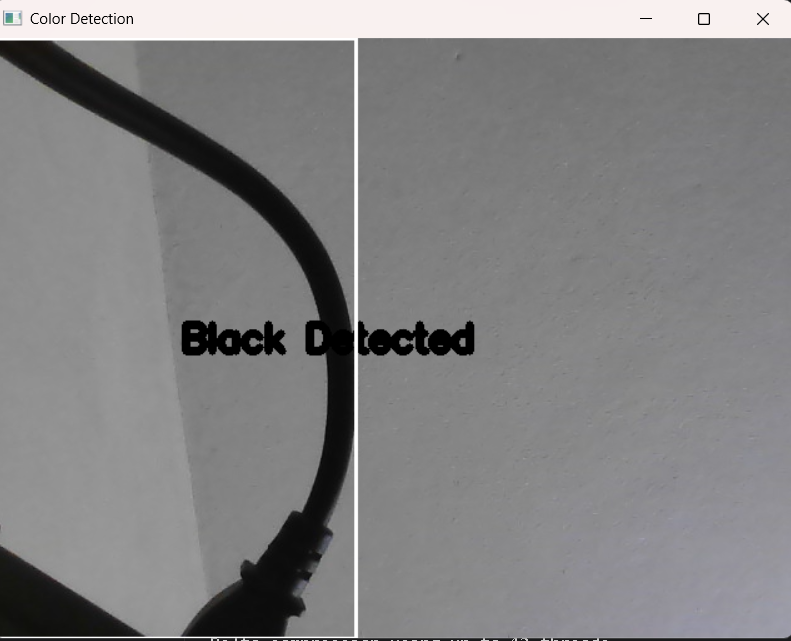
#> input picture black.png, 791 x 641 px, given in place of the camera
$ python app.py
#> lines starting #> are read from the running program, lines starting #| are printed output that depends on the picture; after the words box and inside, x2 and y2 are one past the last pixel; in counts of white or black regions, pixels touching at a corner belong together
import cv2
import numpy as np

cam = cv2.VideoCapture(0)

while cam.isOpened():
    ret, frame = cam.read()
#> frame is the input picture: shape (641, 791, 3); mean B, G, R 130.7, 130, 130.5
    if not ret:
        break

    hsv = cv2.cvtColor(frame, cv2.COLOR_BGR2HSV)
#> hsv: shape (641, 791, 3); mean H, S, V 28, 2.9, 131.3

    # 🔴 RED
    lower_red1 = np.array([0,120,70])
    upper_red1 = np.array([10,255,255])
    lower_red2 = np.array([170,120,70])
    upper_red2 = np.array([179,255,255])

    mask_r1 = cv2.inRange(hsv, lower_red1, upper_red1)
#> mask_r1: shape (641, 791); every value is 0
    mask_r2 = cv2.inRange(hsv, lower_red2, upper_red2)
    mask_red = mask_r1 | mask_r2

    # ⚫ BLACK
    lower_black = np.array([0,0,0])
    upper_black = np.array([179,50,50])
    mask_black = cv2.inRange(hsv, lower_black, upper_black)
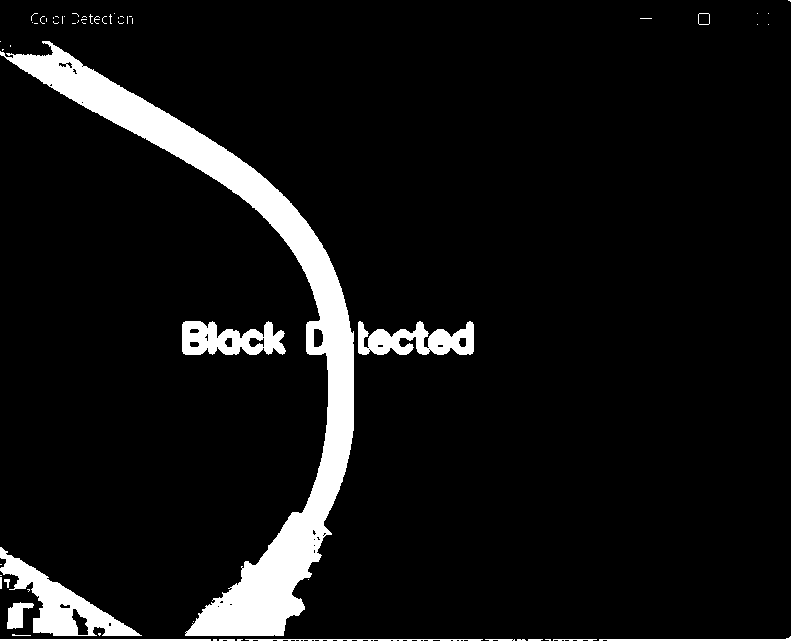
#> mask_black: shape (641, 791); 7.6% white; 62 white regions (46 under 20 px), largest, box (x1, y1, x2, y2) and area: (0, 41, 354, 636) 27478, (0, 547, 142, 636) 3923, (358, 321, 474, 355) 2460

    # ⚪ WHITE
    lower_white = np.array([0,0,200])
    upper_white = np.array([179,50,255])
    mask_white = cv2.inRange(hsv, lower_white, upper_white)
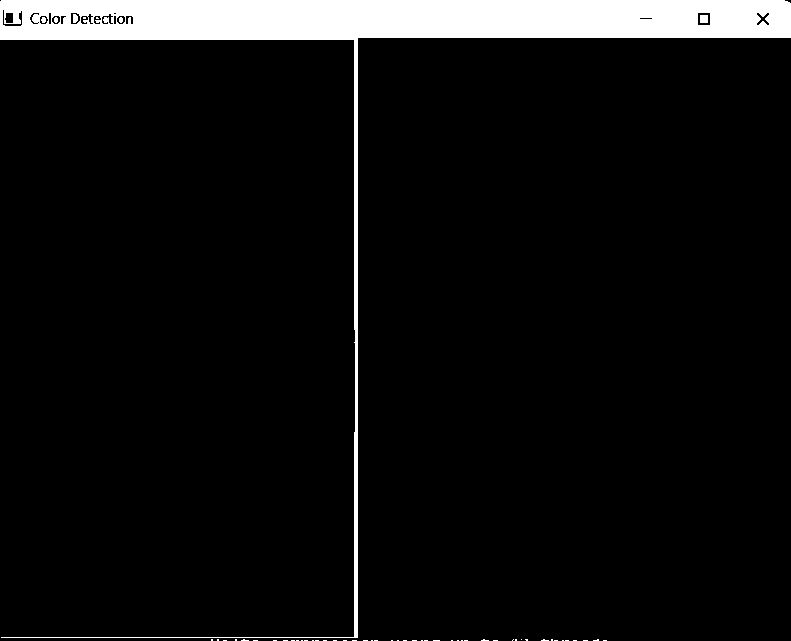
#> mask_white: shape (641, 791); 6.5% white; 55 white regions (49 under 20 px), largest, box (x1, y1, x2, y2) and area: (0, 0, 791, 638) 32521, (700, 15, 708, 23) 64, (73, 14, 78, 23) 39, (41, 17, 46, 23) 24, (54, 17, 58, 23) 20, (119, 17, 123, 23) 20

    # 🟡 YELLOW
    lower_yellow = np.array([20,100,100])
    upper_yellow = np.array([35,255,255])
    mask_yellow = cv2.inRange(hsv, lower_yellow, upper_yellow)

    # 🟠 ORANGE
    lower_orange = np.array([10,100,20])
    upper_orange = np.array([25,255,255])
    mask_orange = cv2.inRange(hsv, lower_orange, upper_orange)
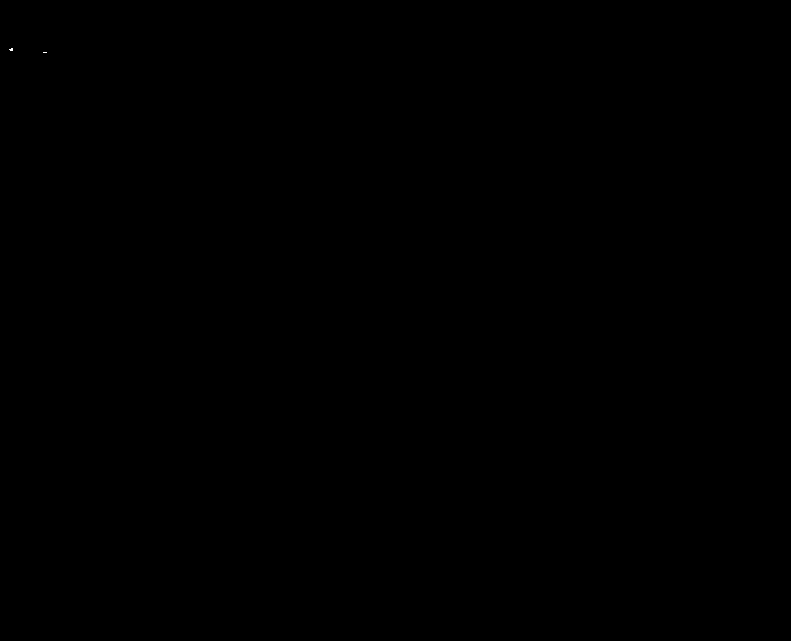
#> mask_orange: shape (641, 791); 0% white in thin lines or dots, all inside (x1, y1, x2, y2) = (9, 48, 47, 53)

    # 🟢 GREEN
    lower_green = np.array([40,70,70])
    upper_green = np.array([80,255,255])
    mask_green = cv2.inRange(hsv, lower_green, upper_green)
#> mask_green: shape (641, 791); 0.01% white; 1 white region

    # 🔵 BLUE
    lower_blue = np.array([100,150,0])
    upper_blue = np.array([140,255,255])
    mask_blue = cv2.inRange(hsv, lower_blue, upper_blue)

    # 🟣 PURPLE
    lower_purple = np.array([130,50,50])
    upper_purple = np.array([160,255,255])
    mask_purple = cv2.inRange(hsv, lower_purple, upper_purple)

    # 🎯 DETECTION (IMPORTANT: use countNonZero)
    if cv2.countNonZero(mask_red) > 800:
        color = "Red"
        draw_color = (0,0,255)
        mask = mask_red

    elif cv2.countNonZero(mask_black) > 800:
        color = "Black"
        draw_color = (255,255,255)
        mask = mask_black

    elif cv2.countNonZero(mask_white) > 800:
        color = "White"
        draw_color = (255,255,255)
        mask = mask_white

    elif cv2.countNonZero(mask_yellow) > 800:
        color = "Yellow"
        draw_color = (0,255,255)
        mask = mask_yellow

    elif cv2.countNonZero(mask_orange) > 800:
        color = "Orange"
        draw_color = (0,165,255)
        mask = mask_orange

    elif cv2.countNonZero(mask_green) > 800:
        color = "Green"
        draw_color = (0,255,0)
        mask = mask_green

    elif cv2.countNonZero(mask_blue) > 800:
        color = "Blue"
        draw_color = (255,0,0)
        mask = mask_blue

    elif cv2.countNonZero(mask_purple) > 800:
        color = "Purple"
        draw_color = (255,0,255)
        mask = mask_purple

    else:
        color = None

    # 🧠 DRAW RESULT
    if color is not None:
        text = color + " Detected"

        # White outline (thick)
        cv2.putText(frame, text, (150,250),cv2.FONT_HERSHEY_SIMPLEX, 1,(255,255,255), 5)

        # Black text (thin)
        cv2.putText(frame, text, (150,250),cv2.FONT_HERSHEY_SIMPLEX, 1,(0,0,0), 5)

        contours, _ = cv2.findContours(mask, cv2.RETR_EXTERNAL, cv2.CHAIN_APPROX_SIMPLE)
#> contours = 62 contours, 52 with area under 20; largest, box (x1, y1, x2, y2) and area: (0, 41, 354, 636) 26842, (0, 547, 142, 636) 3964, (182, 321, 286, 355) 2415, (358, 321, 474, 355) 2316, (7, 602, 34, 629) 370

        if len(contours) > 0:
            cnt = max(contours, key=cv2.contourArea)
#> cnt = contour of 916 points, box (x1, y1, x2, y2) (0, 41, 354, 636), area 26842

            if cv2.contourArea(cnt) > 1000:
                x, y, w, h = cv2.boundingRect(cnt)
#> x = 0; y = 41; w = 354; h = 595
                cv2.rectangle(frame, (x,y), (x+w,y+h), draw_color, 2)
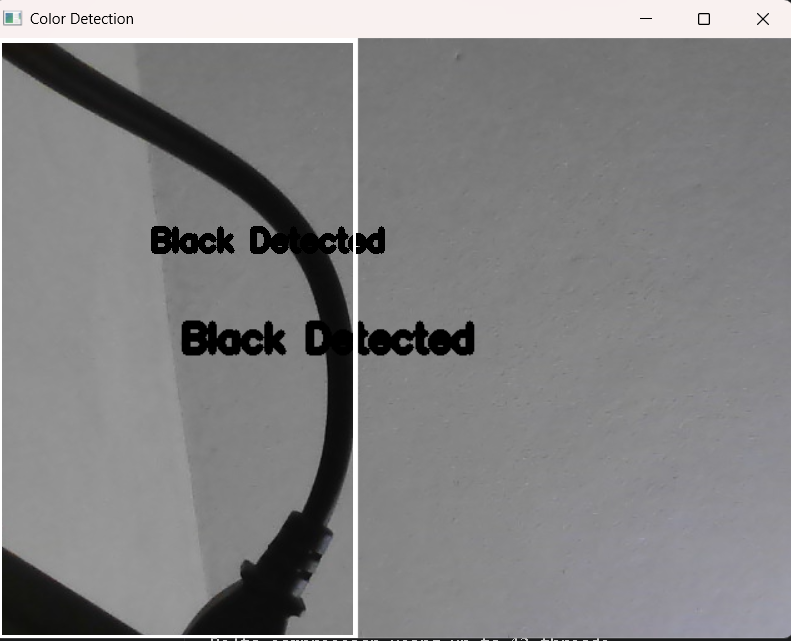
#> frame: shape (641, 791, 3); mean B, G, R 130.9, 130.2, 130.7

    cv2.imshow("Color Detection", frame)

    if cv2.waitKey(1) & 0xFF == ord('q'):
#> (key q is pressed here)
        break

cam.release()
cv2.destroyAllWindows()
